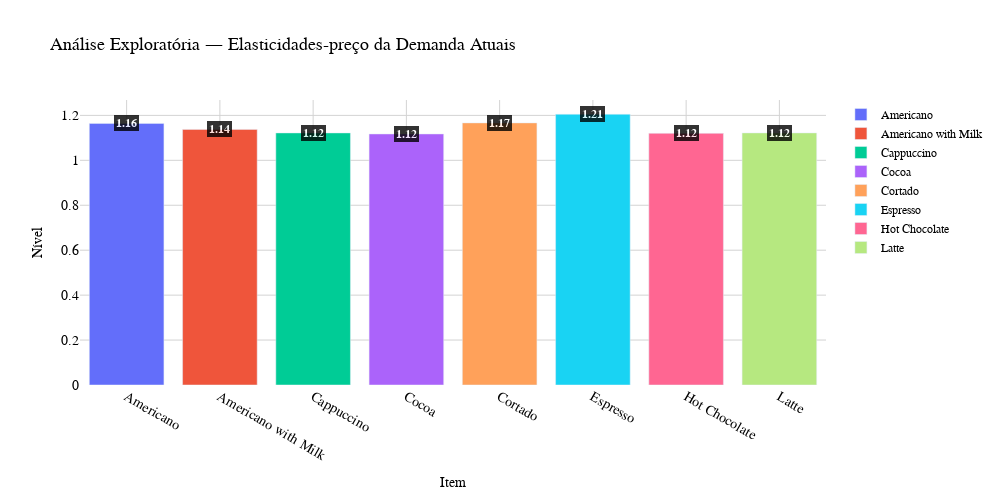

Source (notebook cell):
### Code cell
elasticities = []

latest_prices = database_vendas.sort_values("sale_date").groupby("item").tail(1)
latest_prices = latest_prices.set_index("item")["price"]

for item in sales_summary["item"].unique():
    item_data = sales_summary[sales_summary["item"] == item]

    item_data["quantity"] = np.log(item_data["quantity"])
    item_data["price"] = np.log(item_data["price"])

    log_log = smf.ols("quantity ~ price", data = item_data).fit()
    beta_0, beta_1 = log_log.params

    P0 = latest_prices[item]
    Q0 = beta_0 + beta_1 * P0

    current_elasticity = beta_1 * (P0 / Q0)

    elasticities.append({
        "item": item,
        "current_price": P0,
        "predicted_quantity": Q0,
        "current_elasticity": np.abs(current_elasticity)
    })

elasticities = pd.DataFrame(elasticities)

figure3 = px.bar(
    elasticities,
    x = "item", y = "current_elasticity", color = "item",
    labels = {"item": "Item", "current_elasticity": "Nível"},
    title = "Análise Exploratória — Elasticidades-preço da Demanda Atuais", width = 1000, height = 500
)

for index, row in elasticities.iterrows():
    figure3.add_annotation(
        x = row["item"], y = row["current_elasticity"],
        text = f"<b>{row["current_elasticity"]:.2f}</b>",
        showarrow = False, font = dict(color = "white", size = 12),
        align = "center", bordercolor = "black",
        borderwidth = 1, bgcolor = "black", opacity = 0.8
    )

figure3.update_layout(
    title_font_size = 18,
    font = dict(size = 14, family = "Arial", color = "black"),
    plot_bgcolor = "white",
    paper_bgcolor = "white",
    legend = dict(title = "", borderwidth = 0, font_size = 12, bgcolor = "rgba(0,0,0,0)"),
    xaxis = dict(showgrid = True, gridcolor = "lightgrey", zeroline = False, title_font_size = 14),
    yaxis = dict(showgrid = True, gridcolor = "lightgrey", zeroline = False, title_font_size = 14)
)

# figure3.show()

### Figure 1 — Plotly figure (JSON) as saved in the notebook; plotly's stock layout.template omitted (floating-point values rounded to 4 significant figures)
{"data": [{"alignmentgroup": "True", "hovertemplate": "Item=%{x}<br>Nível=%{y}<extra></extra>", "legendgroup": "Americano", "marker": {"color": "#636efa", "pattern": {"shape": ""}}, "name": "Americano", "offsetgroup": "Americano", "orientation": "v", "showlegend": true, "textposition": "auto", "type": "bar", "x": ["Americano"], "xaxis": "x", "y": [1.164], "yaxis": "y"}, {"alignmentgroup": "True", "hovertemplate": "Item=%{x}<br>Nível=%{y}<extra></extra>", "legendgroup": "Americano with Milk", "marker": {"color": "#EF553B", "pattern": {"shape": ""}}, "name": "Americano with Milk", "offsetgroup": "Americano with Milk", "orientation": "v", "showlegend": true, "textposition": "auto", "type": "bar", "x": ["Americano with Milk"], "xaxis": "x", "y": [1.138], "yaxis": "y"}, {"alignmentgroup": "True", "hovertemplate": "Item=%{x}<br>Nível=%{y}<extra></extra>", "legendgroup": "Cappuccino", "marker": {"color": "#00cc96", "pattern": {"shape": ""}}, "name": "Cappuccino", "offsetgroup": "Cappuccino", "orientation": "v", "showlegend": true, "textposition": "auto", "type": "bar", "x": ["Cappuccino"], "xaxis": "x", "y": [1.122], "yaxis": "y"}, {"alignmentgroup": "True", "hovertemplate": "Item=%{x}<br>Nível=%{y}<extra></extra>", "legendgroup": "Cocoa", "marker": {"color": "#ab63fa", "pattern": {"shape": ""}}, "name": "Cocoa", "offsetgroup": "Cocoa", "orientation": "v", "showlegend": true, "textposition": "auto", "type": "bar", "x": ["Cocoa"], "xaxis": "x", "y": [1.117], "yaxis": "y"}, {"alignmentgroup": "True", "hovertemplate": "Item=%{x}<br>Nível=%{y}<extra></extra>", "legendgroup": "Cortado", "marker": {"color": "#FFA15A", "pattern": {"shape": ""}}, "name": "Cortado", "offsetgroup": "Cortado", "orientation": "v", "showlegend": true, "textposition": "auto", "type": "bar", "x": ["Cortado"], "xaxis": "x", "y": [1.167], "yaxis": "y"}, {"alignmentgroup": "True", "hovertemplate": "Item=%{x}<br>Nível=%{y}<extra></extra>", "legendgroup": "Espresso", "marker": {"color": "#19d3f3", "pattern": {"shape": ""}}, "name": "Espresso", "offsetgroup": "Espresso", "orientation": "v", "showlegend": true, "textposition": "auto", "type": "bar", "x": ["Espresso"], "xaxis": "x", "y": [1.205], "yaxis": "y"}, {"alignmentgroup": "True", "hovertemplate": "Item=%{x}<br>Nível=%{y}<extra></extra>", "legendgroup": "Hot Chocolate", "marker": {"color": "#FF6692", "pattern": {"shape": ""}}, "name": "Hot Chocolate", "offsetgroup": "Hot Chocolate", "orientation": "v", "showlegend": true, "textposition": "auto", "type": "bar", "x": ["Hot Chocolate"], "xaxis": "x", "y": [1.12], "yaxis": "y"}, {"alignmentgroup": "True", "hovertemplate": "Item=%{x}<br>Nível=%{y}<extra></extra>", "legendgroup": "Latte", "marker": {"color": "#B6E880", "pattern": {"shape": ""}}, "name": "Latte", "offsetgroup": "Latte", "orientation": "v", "showlegend": true, "textposition": "auto", "type": "bar", "x": ["Latte"], "xaxis": "x", "y": [1.122], "yaxis": "y"}], "layout": {"annotations": [{"align": "center", "bgcolor": "black", "bordercolor": "black", "borderwidth": 1, "font": {"color": "white", "size": 12}, "opacity": 0.8, "showarrow": false, "text": "<b>1.16</b>", "x": "Americano", "y": 1.164}, {"align": "center", "bgcolor": "black", "bordercolor": "black", "borderwidth": 1, "font": {"color": "white", "size": 12}, "opacity": 0.8, "showarrow": false, "text": "<b>1.14</b>", "x": "Americano with Milk", "y": 1.138}, {"align": "center", "bgcolor": "black", "bordercolor": "black", "borderwidth": 1, "font": {"color": "white", "size": 12}, "opacity": 0.8, "showarrow": false, "text": "<b>1.12</b>", "x": "Cappuccino", "y": 1.122}, {"align": "center", "bgcolor": "black", "bordercolor": "black", "borderwidth": 1, "font": {"color": "white", "size": 12}, "opacity": 0.8, "showarrow": false, "text": "<b>1.12</b>", "x": "Cocoa", "y": 1.117}, {"align": "center", "bgcolor": "black", "bordercolor": "black", "borderwidth": 1, "font": {"color": "white", "size": 12}, "opacity": 0.8, "showarrow": false, "text": "<b>1.17</b>", "x": "Cortado", "y": 1.167}, {"align": "center", "bgcolor": "black", "bordercolor": "black", "borderwidth": 1, "font": {"color": "white", "size": 12}, "opacity": 0.8, "showarrow": false, "text": "<b>1.21</b>", "x": "Espresso", "y": 1.205}, {"align": "center", "bgcolor": "black", "bordercolor": "black", "borderwidth": 1, "font": {"color": "white", "size": 12}, "opacity": 0.8, "showarrow": false, "text": "<b>1.12</b>", "x": "Hot Chocolate", "y": 1.12}, {"align": "center", "bgcolor": "black", "bordercolor": "black", "borderwidth": 1, "font": {"color": "white", "size": 12}, "opacity": 0.8, "showarrow": false, "text": "<b>1.12</b>", "x": "Latte", "y": 1.122}], "barmode": "relative", "font": {"color": "black", "family": "Arial", "size": 14}, "height": 500, "legend": {"bgcolor": "rgba(0,0,0,0)", "borderwidth": 0, "font": {"size": 12}, "title": {"text": ""}, "tracegroupgap": 0}, "paper_bgcolor": "white", "plot_bgcolor": "white", "title": {"font": {"size": 18}, "text": "Análise Exploratória — Elasticidades-preço da Demanda Atuais"}, "width": 1000, "xaxis": {"anchor": "y", "categoryarray": ["Americano", "Americano with Milk", "Cappuccino", "Cocoa", "Cortado", "Espresso", "Hot Chocolate", "Latte"], "categoryorder": "array", "domain": [0, 1], "gridcolor": "lightgrey", "showgrid": true, "title": {"font": {"size": 14}, "text": "Item"}, "zeroline": false}, "yaxis": {"anchor": "x", "domain": [0, 1], "gridcolor": "lightgrey", "showgrid": true, "title": {"font": {"size": 14}, "text": "Nível"}, "zeroline": false}}}
